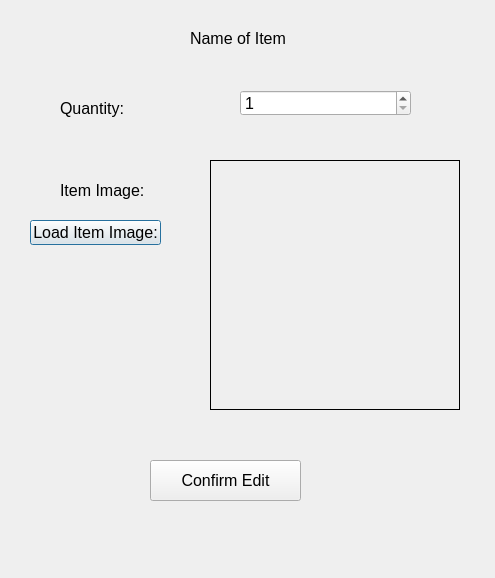
<?xml version="1.0" encoding="UTF-8"?>
<ui version="4.0">
 <class>UpdateItemDialog</class>
 <widget class="QDialog" name="UpdateItemDialog">
  <property name="geometry">
   <rect>
    <x>0</x>
    <y>0</y>
    <width>495</width>
    <height>578</height>
   </rect>
  </property>
  <property name="font">
   <font>
    <pointsize>12</pointsize>
   </font>
  </property>
  <property name="windowTitle">
   <string>Dialog</string>
  </property>
  <widget class="QLabel" name="label">
   <property name="geometry">
    <rect>
     <x>190</x>
     <y>30</y>
     <width>101</width>
     <height>17</height>
    </rect>
   </property>
   <property name="text">
    <string>Name of Item</string>
   </property>
  </widget>
  <widget class="QSpinBox" name="sbQuantity">
   <property name="geometry">
    <rect>
     <x>240</x>
     <y>90</y>
     <width>171</width>
     <height>26</height>
    </rect>
   </property>
   <property name="minimum">
    <number>1</number>
   </property>
   <property name="maximum">
    <number>1000</number>
   </property>
  </widget>
  <widget class="QLabel" name="label_2">
   <property name="geometry">
    <rect>
     <x>60</x>
     <y>100</y>
     <width>71</width>
     <height>17</height>
    </rect>
   </property>
   <property name="text">
    <string>Quantity:</string>
   </property>
  </widget>
  <widget class="QLabel" name="label_3">
   <property name="geometry">
    <rect>
     <x>60</x>
     <y>180</y>
     <width>101</width>
     <height>21</height>
    </rect>
   </property>
   <property name="text">
    <string>Item Image:</string>
   </property>
  </widget>
  <widget class="QLabel" name="lblImage">
   <property name="geometry">
    <rect>
     <x>210</x>
     <y>160</y>
     <width>250</width>
     <height>250</height>
    </rect>
   </property>
   <property name="frameShape">
    <enum>QFrame::Panel</enum>
   </property>
   <property name="text">
    <string/>
   </property>
  </widget>
  <widget class="QPushButton" name="btnLoadItemImage_2">
   <property name="geometry">
    <rect>
     <x>30</x>
     <y>220</y>
     <width>131</width>
     <height>25</height>
    </rect>
   </property>
   <property name="text">
    <string>Load Item Image:</string>
   </property>
  </widget>
  <widget class="QPushButton" name="btnConfirmEdit">
   <property name="geometry">
    <rect>
     <x>150</x>
     <y>460</y>
     <width>151</width>
     <height>41</height>
    </rect>
   </property>
   <property name="text">
    <string>Confirm Edit</string>
   </property>
  </widget>
 </widget>
 <resources/>
 <connections/>
</ui>
